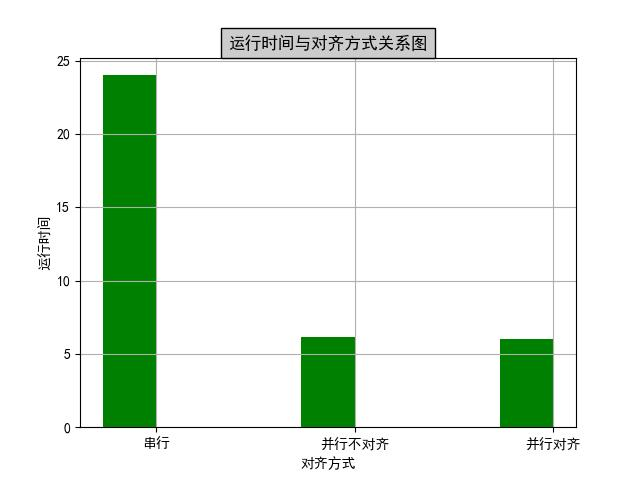

Generate this figure with Python:
import numpy as np
import matplotlib.pyplot as plt
import matplotlib as mpl

plt.rcParams['font.sans-serif']=['SimHei']
plt.rcParams['axes.unicode_minus'] = False


 
def draw_bar(labels,quants):
    width = 0.4
    ind = np.linspace(0,3,3)
    # make a square figure
    fig = plt.figure(1)
    ax  = fig.add_subplot(111)
    # Bar Plot
    ax.bar(ind-width/2,quants,width,color='green')
    # Set the ticks on x-axis
    ax.set_xticks(ind)
    ax.set_xticklabels(labels)
    # labels
    ax.set_xlabel('对齐方式')
    ax.set_ylabel('运行时间')
    # title
    ax.set_title('运行时间与对齐方式关系图', bbox={'facecolor':'0.8', 'pad':5})
    plt.grid(True)
    plt.savefig(r"D:\AcademicLife\bingxing\SIMD\特殊高斯消去法\对齐方式\duiqi.jpg")
    plt.show()
    plt.close()
 
labels   = ['串行', '并行不对齐', '并行对齐']
 
quants   = [24.001986744,6.18446744073671,6.031450562]
 
draw_bar(labels,quants)


